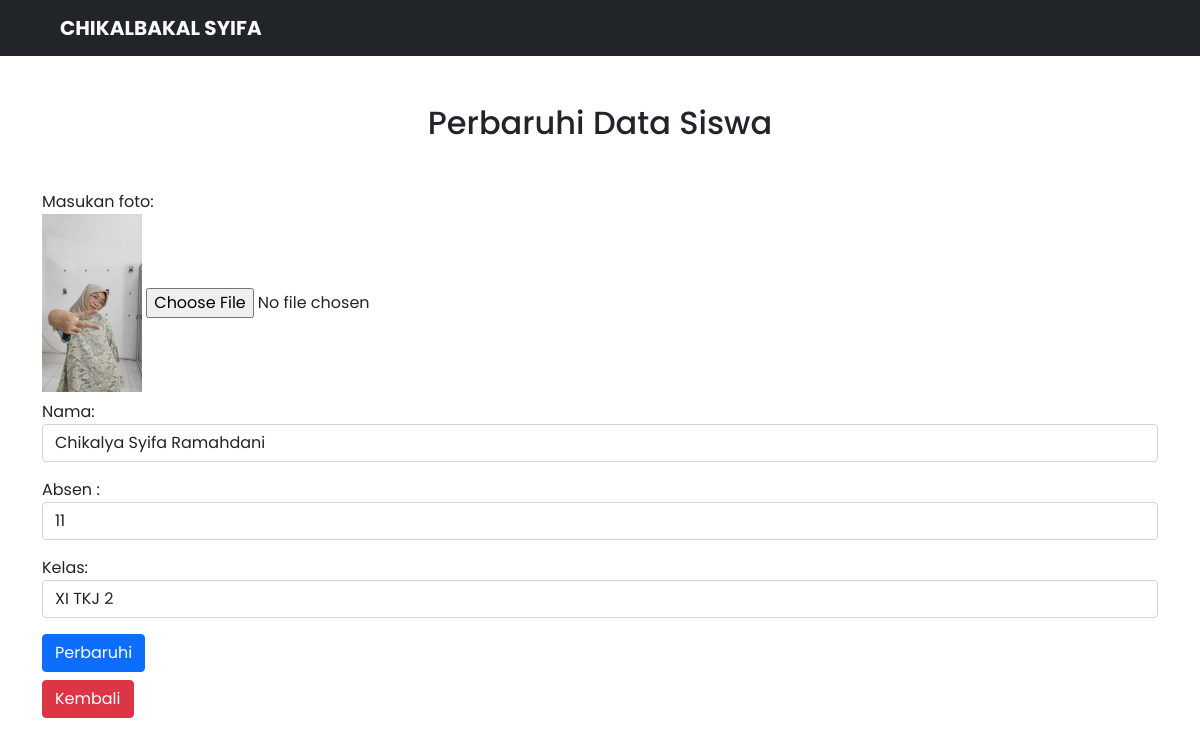
/edit.php?id_siswa=1, run on the app's committed database.
### tables this page shows
CREATE TABLE `siswa` (
  `id` int(36) NOT NULL,
  `foto` varchar(200) NOT NULL,
  `nama` varchar(200) NOT NULL,
  `absen` varchar(100) NOT NULL,
  `kelas` varchar(100) NOT NULL
);

### edit.php (the view, shortened to what this page needs)
<!DOCTYPE html>
<html lang="en">
<head>
    <link rel="stylesheet" href="style/custom.css">
    <link href="https://cdn.jsdelivr.net/npm/bootstrap@5.0.2/dist/css/bootstrap.min.css" rel="stylesheet">
</head>
<body>
<nav class="navbar navbar-expand-lg navbar-light bg-dark">
        <div class="container-fluid">
            <a class="navbar-brand text-uppercase text-light mx-5 fw-bold" href="index.php">Chikalbakal Syifa</a>
        </div>
    </nav>
    <div class="container">
        <?php
        include "connect.php";
        function input($data)
        {
            $data = trim($data);
            $data = stripslashes($data);
            $data = htmlspecialchars($data);
            return $data;
        }
        if (isset($_GET['id_siswa'])) {
            $id = input($_GET["id_siswa"]);
            $sql = "select * from siswa where id='$id'";
            $hasil = mysqli_query($connect, $sql);
            $data = mysqli_fetch_assoc($hasil);
        }
        ?>
        <h2 class="mt-5 text-center">Perbaruhi Data Siswa</h2>
        <form action="<?php echo $_SERVER["PHP_SELF"]; ?>" method="POST" enctype="multipart/form-data">
            <div class="form-group mt-5">
                <label for="foto">Masukan foto:</label><br>
                <img src="foto/<?php echo $data["foto"]; ?>" style="width: 100px !important;" alt="">
                <input type="file" name="foto" class="mt-1">
            </div>
            <div class="form-group mt-2">
                <label>Nama:</label>
                <input type="text" name="nama" class="form-control" placeholder="Masukan Nama" value="<?php echo $data["nama"]; ?>" required />
            </div>
            <div class="form-group mt-3">
                <label>Absen :</label>
                <input type="text" name="absen" class="form-control" placeholder="Masukan Absen" value="<?php echo $data["absen"]; ?>" required />
            </div>
            <div class="form-group mt-3">
                <label>Kelas:</label>
                <input type="text" name="kelas" class="form-control" placeholder="Masukan Kelas" value="<?php echo $data["kelas"]; ?>" required />
            </div>
            <button type="submit" name="submit" class="btn btn-primary mt-3">Perbaruhi</button>
        </form>
        <a href="index.php" class="btn btn-danger mt-2">Kembali</a>
    </div>
</body>
</html>

### style/custom.css (style rules this page uses)
* { font-family: 'Poppins', sans-serif !important; }

### data on the page
siswa: foto (picture), nama "Chikalya Syifa Ramahdani", absen "11", kelas "XI TKJ 2"
